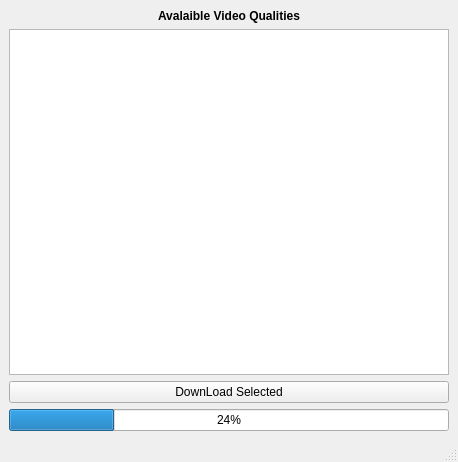
<?xml version="1.0" encoding="UTF-8"?>
<ui version="4.0">
 <class>WindwForVideos</class>
 <widget class="QMainWindow" name="WindwForVideos">
  <property name="enabled">
   <bool>true</bool>
  </property>
  <property name="geometry">
   <rect>
    <x>0</x>
    <y>0</y>
    <width>458</width>
    <height>462</height>
   </rect>
  </property>
  <property name="windowTitle">
   <string>MainWindow</string>
  </property>
  <widget class="QWidget" name="centralwidget">
   <layout class="QVBoxLayout" name="verticalLayout">
    <item>
     <widget class="QLabel" name="AvalaibleVideos">
      <property name="text">
       <string>&lt;html&gt;&lt;head/&gt;&lt;body&gt;&lt;p align=&quot;center&quot;&gt;&lt;span style=&quot; font-size:9pt; font-weight:600;&quot;&gt;Avalaible Video Qualities&lt;/span&gt;&lt;/p&gt;&lt;/body&gt;&lt;/html&gt;</string>
      </property>
     </widget>
    </item>
    <item>
     <widget class="QListView" name="VideoListView"/>
    </item>
    <item>
     <widget class="QPushButton" name="DownloadVideo">
      <property name="text">
       <string>DownLoad Selected</string>
      </property>
     </widget>
    </item>
    <item>
     <widget class="QProgressBar" name="VideoProgressBar">
      <property name="value">
       <number>24</number>
      </property>
     </widget>
    </item>
   </layout>
  </widget>
  <widget class="QMenuBar" name="menubar">
   <property name="geometry">
    <rect>
     <x>0</x>
     <y>0</y>
     <width>458</width>
     <height>18</height>
    </rect>
   </property>
  </widget>
  <widget class="QStatusBar" name="statusbar"/>
 </widget>
 <resources/>
 <connections/>
</ui>
